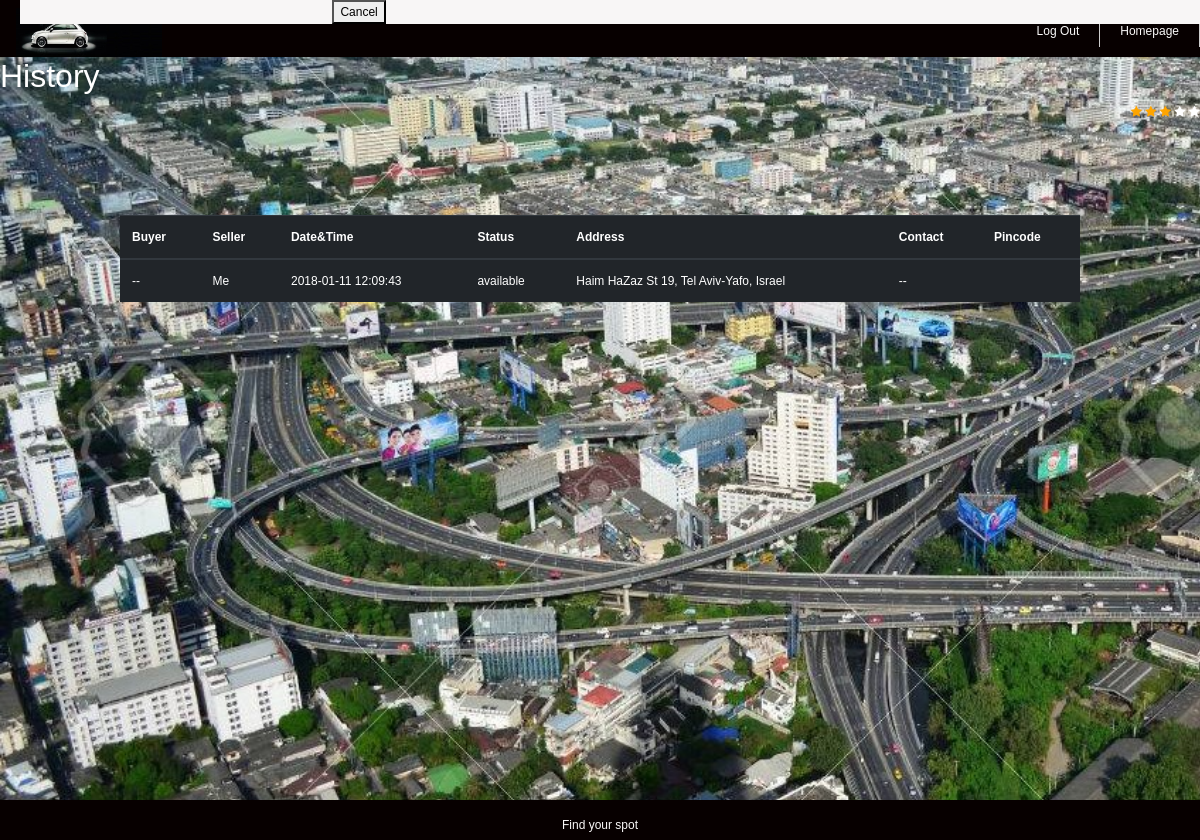
Page /last_activity/ (signed in) on the committed database.
### polls/models.py (models this page shows, shortened)
class Purchase(models.Model):
	buyer_id	= models.IntegerField(default=-1) 	# user id
	seller_id	= models.IntegerField(default=-1) 	# user id
	cost 		= models.IntegerField(default=10)
	parking_time 	= models.CharField(max_length=200, default="") #  max 30 minutes from the offering time
	status 		= models.CharField(max_length=200, default="available") # available, in process, done, canceled, expired etc.
	parking_rate 	= models.DecimalField(max_digits=3,decimal_places=2,default=Decimal('0.0000'))
	target_address 	= models.CharField(max_length=200) #string. full address
	target_address_lat = models.CharField(max_length=2000)
	target_address_lng = models.CharField(max_length=2000)
	parking_address = models.CharField(max_length=200) #string. full address
	parking_address_lat = models.CharField(max_length=2000)
	parking_address_lng = models.CharField(max_length=2000)
	lock 			= threading.Lock()
	cond 			= threading.Condition(threading.Lock())
	pin_code		= models.CharField(max_length=2000, default="-1")
	attempt_failure = 0
	parking_actual_rank = models.DecimalField(max_digits=3,decimal_places=2,default=Decimal('0.0000'))

### polls/views.py (the view)
# urls.py: url(r'^last_activity/$', views.call_last_activity, name='call_last_activity'),
def call_last_activity(request):
	update_user_spots_status (request.user.pk)
	sell_purchase = Purchase.objects.filter(seller_id = request.user.pk)
	max_pk = 0
	last_activity = None
	buy_purchase = Purchase.objects.filter(buyer_id = request.user.pk)
	all_purchase = list(sell_purchase)  +list(buy_purchase)
	for purchase in all_purchase:
		if (purchase.pk > max_pk):
			max_pk = purchase.pk
			last_activity = purchase
	if (last_activity == None):
		last_activity = ["", "", "", "", "", "", "", "-1"]
		return render(request, 'polls/last_activity.html', {'last_activity':last_activity })
	if (minutes_elapsed(last_activity.parking_time) > 0 and last_activity.status != ParkingStatus.DONE and last_activity.status != ParkingStatus.CANCELED):
		last_activity.status = ParkingStatus.EXPIRED
		last_activity.save()
	seller_username = (User.objects.get(pk = last_activity.seller_id)).username
	if (last_activity.buyer_id == -1):
		buyer_username = "--"
		contact = "--"
	else:
		buyer_username = (User.objects.get(pk = last_activity.buyer_id)).username
		contact = (User.objects.get(pk = last_activity.buyer_id)).profile.phone_number
	if (last_activity.seller_id == request.user.pk):
		seller_username = "Me"
		pincode = ""
	else:
		buyer_username = "Me"
		contact = (User.objects.get(pk = last_activity.seller_id)).profile.phone_number
		pincode = last_activity.pin_code
	last_activity = [buyer_username, seller_username, last_activity.parking_time, last_activity.status, last_activity.parking_address, contact, pincode, last_activity.pk]
	return render(request, 'polls/last_activity.html', {'last_activity':last_activity })

### polls/views.py (called while the page is built)
def minutes_elapsed(last_failure_in_string):
	"""
		Return True if user is still in timeout
	"""
	last_failure_in_datetime = datetime.datetime.strptime(last_failure_in_string, "%Y-%m-%d %H:%M:%S")
	diff = (datetime.datetime.now() - last_failure_in_datetime)
	return (diff.total_seconds() / 60)

def update_user_spots_status(user_id):
	sell_spot_list = Purchase.objects.filter(seller_id = user_id)
	buy_spot_list  = Purchase.objects.filter(buyer_id = user_id)
	all_user_spot = list(sell_spot_list) + list(buy_spot_list)
	for spot in all_user_spot:
		if (spot.status == ParkingStatus.AVAILABLE or spot.status == ParkingStatus.IN_PROCESS):
			if (minutes_elapsed(spot.parking_time) > 0):
				spot.status = ParkingStatus.EXPIRED
				print(ParkingStatus.EXPIRED)
				spot.save()

### polls/templates/polls/last_activity.html (shortened to what this page needs)
<!DOCTYPE html>
<html>
<head>
  <link rel="stylesheet" href="https://maxcdn.bootstrapcdn.com/bootstrap/4.0.0-beta.2/css/bootstrap.min.css">
	<link rel="stylesheet" href="https://cdnjs.cloudflare.com/ajax/libs/font-awesome/4.7.0/css/font-awesome.min.css">
</head>
<body>
	<div class="all_site">
	{% load static %}
	<link rel="stylesheet" type="text/css" href="{% static "polls/_css/History.css" %}">
    <div class="body">
        <header>
            <div class="logo">
                <img src="{% static "_images/cars.jpg" %}" height="49"/>
            </div>
            <nav>
                <ul>
                    <a href="{% url 'polls:homepage' %}"><li>Homepage</li></a>
                    <a href="{% url 'polls:logout' %}"><li>Log Out</li></a>
                </ul>
            </nav>
        </header>
  <h2>History</h2>
  <div class = "pull-right">
	<span class="fa fa-star checked"></span>
	<span class="fa fa-star checked"></span>
	<span class="fa fa-star checked"></span>
	<span class="fa fa-star"></span>
	<span class="fa fa-star"></span>
  </div>
  <table class="table table-dark">
    <thead>
      <tr>
	<th>Buyer</th>
	<th>Seller</th>
	<th>Date&Time</th>
	<th>Status</th>
	<th>Address</th>
	<th>Contact</th>
	<th>Pincode</th>
      </tr>
    </thead>
    <tbody>
      		<tr>
        		<td id="buyer">{{last_activity.0}}</td>
        		<td id="seller">{{last_activity.1}}</td>
        		<td id="date">{{last_activity.2}}</td>
        		<td id="status">{{last_activity.3}}</td>
        		<td id="address">{{last_activity.4}}</td>
        		<td id="contact">{{last_activity.5}}</td>
        		<td id="pincode">{{last_activity.6}}</td>
      		</tr>
    </tbody>
  </table>
</div>
			<button type="button" id="cancel_button" onclick = cancelPurchase() >Cancel</button>
</body>
<footer>
	<p>Find your spot</p>
</footer>
</html>

### polls/static/polls/_css/History.css (style rules this page uses)
body { margin: 0; padding: 0; background: #fff; color: white; font-family: Arial; font-size: 12px; margin-left: 20px; }
.all_site { width: 100%; height: 100%; background-color:rgb(248, 246, 246); margin:0 auto }
.body header { height: 65px; float: left; width:100%; background:#070000; }
.body header .logo { float: left; text-align: left; margin-left:0; padding: 1rem; }
.body header nav { width:408px; float: right; margin-top: 15px; }
.body header nav ul { list-style-type: none; padding: 200; margin:auto; }
.body header nav ul li { display:inline-block; color: rgb(250, 248, 248); height:40px; padding:0 20px; line-height:49px; vertical-align:center; text-align: center; float: right; border-right: 1px solid #ccc; }
footer { position: absolute; background-color: #070000; right:0; bottom: 0; left:0; padding: 1rem; height: 40px; text-align: center; color: rgb(250, 248, 248); }
.table { width: 80%; margin-right: 10%; margin-left: 10%; margin-top: 10%; }
.body { width: 80%; margin-top: 1%; margin-left: 20px; margin-right: 40px; color: white; position: absolute; top: -20px; left: -20px; right: -40px; bottom: -10px; width: auto; height: auto; background-image:url("../_images/busy_street2.jpg"); background-size: cover; z-index: -1; }

### polls/templates/polls/last_activity.html (style rules this page uses)
.checked { color: orange; }

### rows in the picture
Purchase: parking_time "2018-01-11 12:09:43", status "available", parking_address "Haim HaZaz St 19, Tel Aviv-Yafo, Israel"

### other values in the picture
{{ last_activity.0 }} "--"
{{ last_activity.1 }} "Me"
{{ last_activity.5 }} "--"
